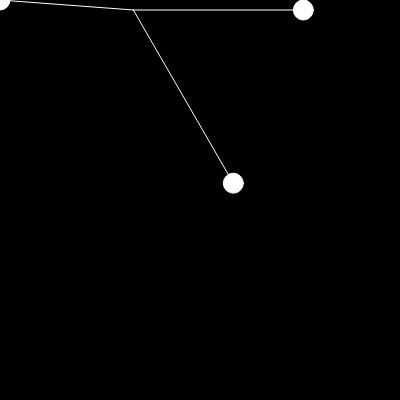
Frame 1 (no input)
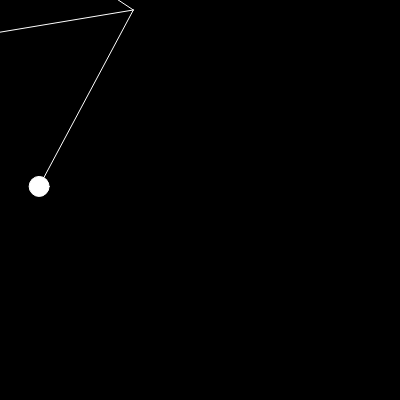
Frame 60 (no input)
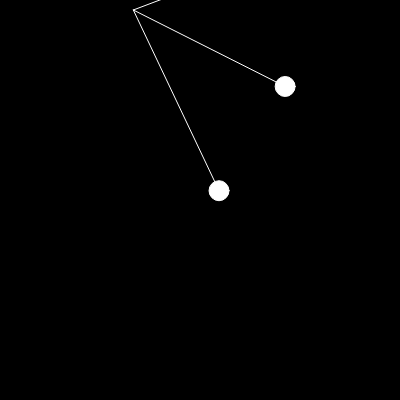
Frame 120 (the mouse pressed at the canvas centre since frame 60)

The p5.js sketch that drew these frames (run headless with seeded random() and noise() and a simulated clock; from frame 60 on, the mouse is pressed at the canvas centre):

// p5.js sketch
// ── sketch.js
var p1;
var p2;
var p3;
var G = 0.5;
function setup() {
	createCanvas(400,400);
	background(0);
	stroke(255);
	fill(255);
	p1 = new pendulum(width/3,10,200,20,PI/3);
    p1.setup();
    p2 = new pendulum(width/3,10,170,20,0);
    p2.setup();
    p3 = new pendulum(width/3,10,100,20,-PI/4);
    p2.setup();

    //frameRate(60);
}



function draw() {
	background(0);
	p3.draw();
	p3.update();
	p2.draw();
	p2.update();
	p1.draw();
    p1.update();
}

// ── pendl.js
function pendulum(x,y,len,mass,angle) {
	 this.x = x;
	 this.y = y;
     this.len = len;
     this.mass = mass;
     this.angle = angle;
     this.x2 = 0;
     this.y2 = 0;
     this.angVel = 0;
     this.angAcc = 0;

     this.setup = function() {
     this.x2 = this.x + len * cos(this.angle);
     this.y2 = this.y + len * sin(this.angle);	 	 
     }


     this.draw = function() {
     
     line(this.x, this.y, this.x2, this.y2);
     ellipse(this.x2, this.y2, this.mass, this.mass);

     }

     this.update = function() {
      this.angAcc = (G * sin(this.angle + PI/2))/this.len;
      this.angVel += this.angAcc;
      this.angle += this.angVel;
      this.angle *= 0.999;
      this.x2 = this.x + len * cos(this.angle);
      this.y2 = this.y + len * sin(this.angle);	 	 


     }
	
}

	
